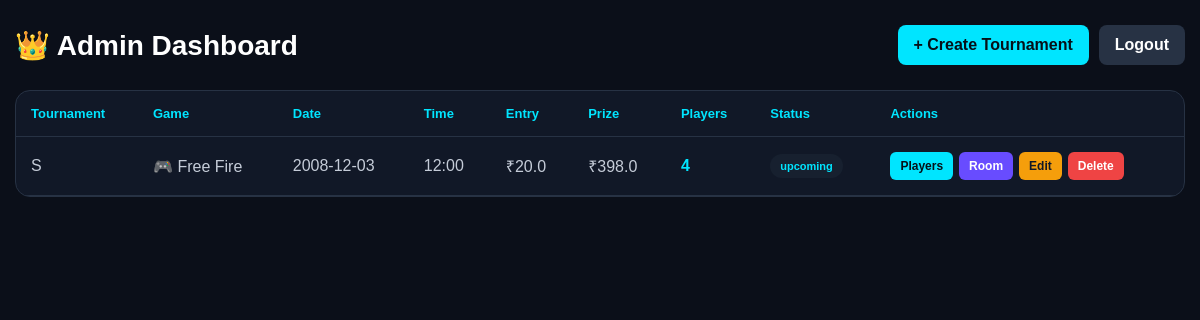
/admin (signed in), run on the app's committed database.
### tables this page shows
CREATE TABLE tournaments (
            id INTEGER PRIMARY KEY AUTOINCREMENT,
            name TEXT NOT NULL,
            game_name TEXT NOT NULL,
            tournament_date TEXT NOT NULL,
            tournament_time TEXT NOT NULL,
            entry_fee REAL DEFAULT 0,
            prize_pool REAL DEFAULT 0,
            max_players INTEGER,
            rules TEXT,
            room_id TEXT,
            room_password TEXT,
            room_visible_at TEXT,
            status TEXT DEFAULT 'upcoming',
            created_at TIMESTAMP DEFAULT CURRENT_TIMESTAMP
        );

### app.py (the view)
@app.route("/admin")
def admin_dashboard():
    if not session.get("admin_logged_in"):
        return redirect("/admin/login")
    connection = get_connection()
    tournaments = connection.execute("""
        SELECT
            t.id,
            t.name,
            t.game_name,
            t.tournament_date,
            t.tournament_time,
            t.entry_fee,
            t.prize_pool,
            t.status,
            COUNT(r.id) AS total_players
        FROM tournaments t
        LEFT JOIN registrations r
            ON t.id = r.tournament_id
        GROUP BY t.id
        ORDER BY t.id DESC
    """).fetchall()
    connection.close()
    return render_template(
        "admin_dashboard.html",
        tournaments=tournaments
    )

### database.py (called while the page is built)
def get_connection():
    connection = sqlite3.connect(DATABASE)
    connection.row_factory = sqlite3.Row
    return connection

### templates/admin_dashboard.html (shortened to what this page needs)
<!DOCTYPE html>
<html lang="en">
<head>
</head>
<body>
<div class="container">
    <div class="top">
        <h1>
            👑 Admin Dashboard
        </h1>
        <div class="buttons">
            <a
                href="/admin/create-tournament"
                class="btn create"
            >
                + Create Tournament
            </a>
            <a
                href="/admin/logout"
                class="btn logout"
            >
                Logout
            </a>
        </div>
    </div>
    <div class="table-box">
        <table>
            <thead>
                <tr>
                    <th>Tournament</th>
                    <th>Game</th>
                    <th>Date</th>
                    <th>Time</th>
                    <th>Entry</th>
                    <th>Prize</th>
                    <th>Players</th>
                    <th>Status</th>
                    <th>Actions</th>
                </tr>
            </thead>
            <tbody>
                {% for tournament in tournaments %}
                <tr>
                    <td>
                        {{ tournament["name"] }}
                    </td>
                    <td>
                        🎮 {{ tournament["game_name"] }}
                    </td>
                    <td>
                        {{ tournament["tournament_date"] }}
                    </td>
                    <td>
                        {{ tournament["tournament_time"] }}
                    </td>
                    <td>
                        ₹{{ tournament["entry_fee"] }}
                    </td>
                    <td>
                        ₹{{ tournament["prize_pool"] }}
                    </td>
                    <td class="players">
                        {{ tournament["total_players"] }}
                    </td>
                    <td>
                        <span class="status">
                            {{ tournament["status"] }}
                        </span>
                    </td>
                    <td>
                        <div class="actions">
                            <a
                                href="/admin/tournament/{{ tournament['id'] }}/players"
                                class="action-btn view"
                            >
                                Players
                            </a>
                            <a
                                href="/admin/tournament/{{ tournament['id'] }}/room"
                                class="action-btn room"
                            >
                                Room
                            </a>
                            <a
                                href="/admin/tournament/{{ tournament['id'] }}/edit"
                                class="action-btn edit"
                            >
                                Edit
                            </a>
                            <a
                                href="/admin/tournament/{{ tournament['id'] }}/delete"
                                class="action-btn delete"
                                onclick="return confirm('Delete this tournament?');"
                            >
                                Delete
                            </a>
                        </div>
                    </td>
                </tr>
                {% endfor %}
            </tbody>
        </table>
    </div>
</div>
</body>
</html>

### templates/admin_dashboard.html (style rules this page uses)
* { box-sizing: border-box; margin: 0; padding: 0; font-family: Arial, sans-serif; }
body { background: #0b0f19; color: white; padding: 25px 15px; }
.container { max-width: 1200px; margin: auto; }
.top { display: flex; justify-content: space-between; align-items: center; gap: 15px; margin-bottom: 25px; flex-wrap: wrap; }
h1 { font-size: 28px; }
.buttons { display: flex; gap: 10px; flex-wrap: wrap; }
.btn { padding: 11px 16px; border-radius: 8px; text-decoration: none; font-weight: bold; display: inline-block; }
.create { background: #00e5ff; color: #061018; }
.logout { background: #273244; color: white; }
.table-box { overflow-x: auto; background: #111827; border: 1px solid #273244; border-radius: 15px; }
table { width: 100%; min-width: 1150px; border-collapse: collapse; }
th, td { padding: 15px; text-align: left; border-bottom: 1px solid #273244; }
th { color: #00e5ff; font-size: 13px; }
td { color: #c5ccd8; }
.players { color: #00e5ff; font-weight: bold; }
.status { display: inline-block; padding: 6px 10px; border-radius: 20px; font-size: 11px; font-weight: bold; background: #17202f; color: #00e5ff; }
.actions { display: flex; gap: 6px; flex-wrap: wrap; }
.action-btn { display: inline-block; padding: 7px 10px; color: white; text-decoration: none; border-radius: 6px; font-size: 12px; font-weight: bold; }
.view { background: #00e5ff; color: #061018; }
.room { background: #684cff; }
.edit { background: #f59e0b; color: #111827; }
.delete { background: #ef4444; }

### data on the page
tournaments: name "S", game_name "Free Fire", tournament_date "2008-12-03", tournament_time "12:00", entry_fee "20.0", prize_pool "398.0", total_players "4", status "upcoming"
